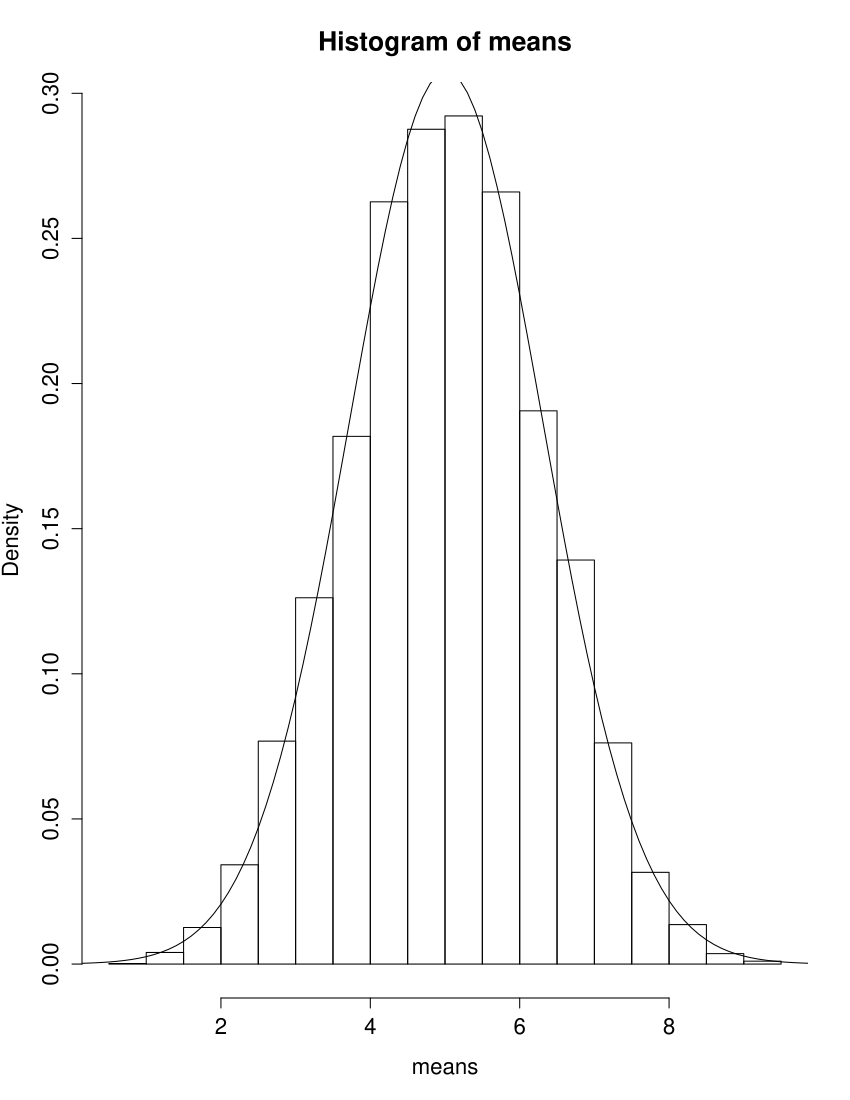

Generate this figure with R:
hist(runif(10000)*10, main = "")
means <- numeric(10000)
for (i in 1:10000) {means[i] <- mean(runif(5)*10)}
hist(means, freq = FALSE)
mean(means)
[1] 5.015529
sd(means)
[1] 1.297455
xv <- seq(0,10, 0.1)
yv <- dnorm(xv, mean=mean(means), sd=sd(means))
line(xv,yv)

Call:
line(xv, yv)

Coefficients:
[1]  0.0466879  0.0001015

lines(xv,yv)
